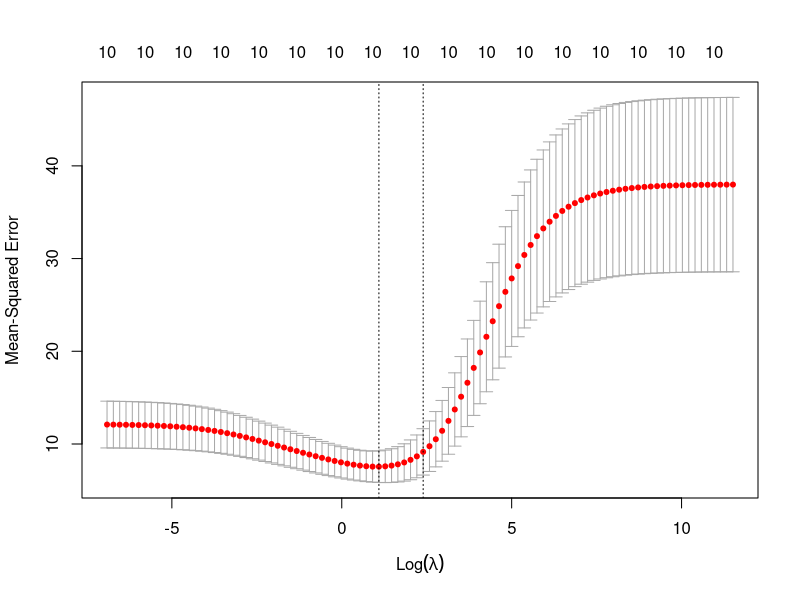
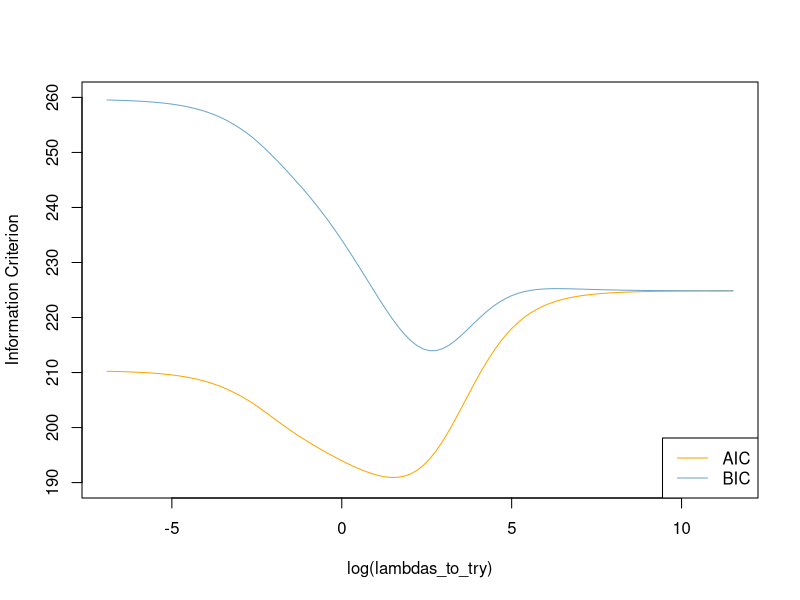
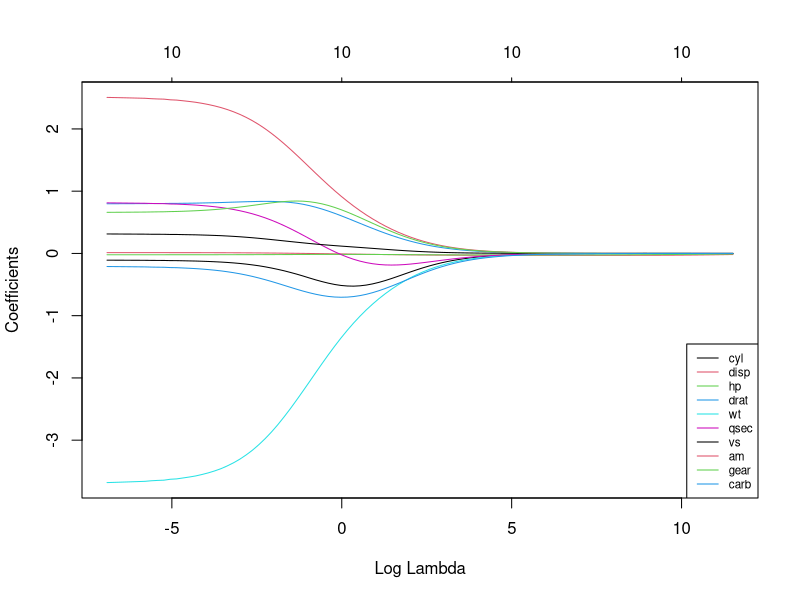
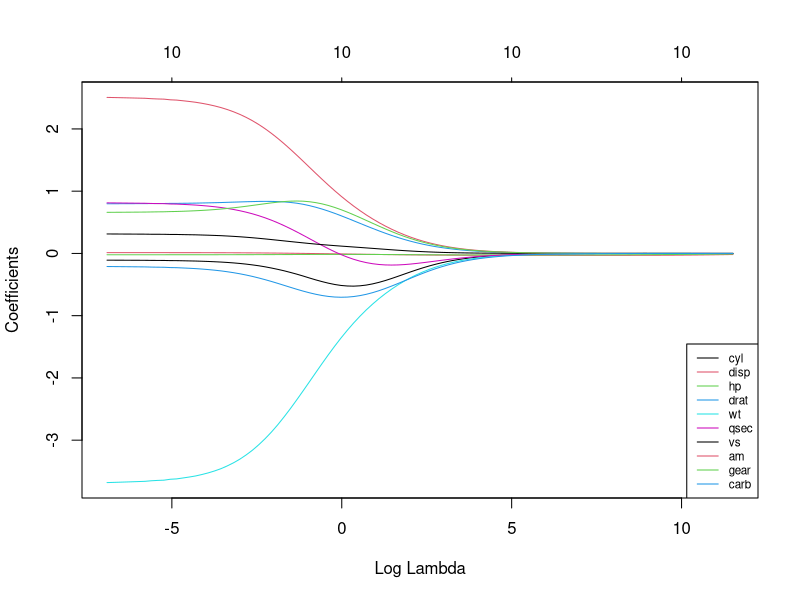
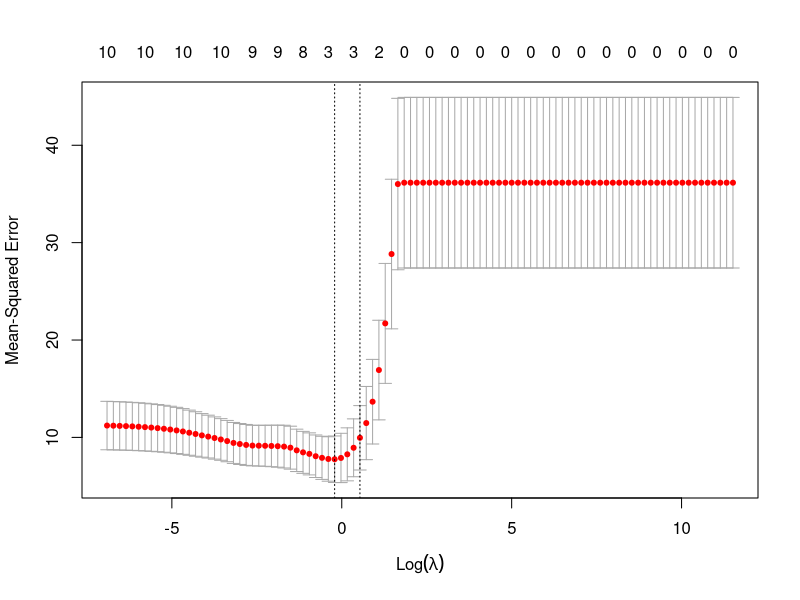
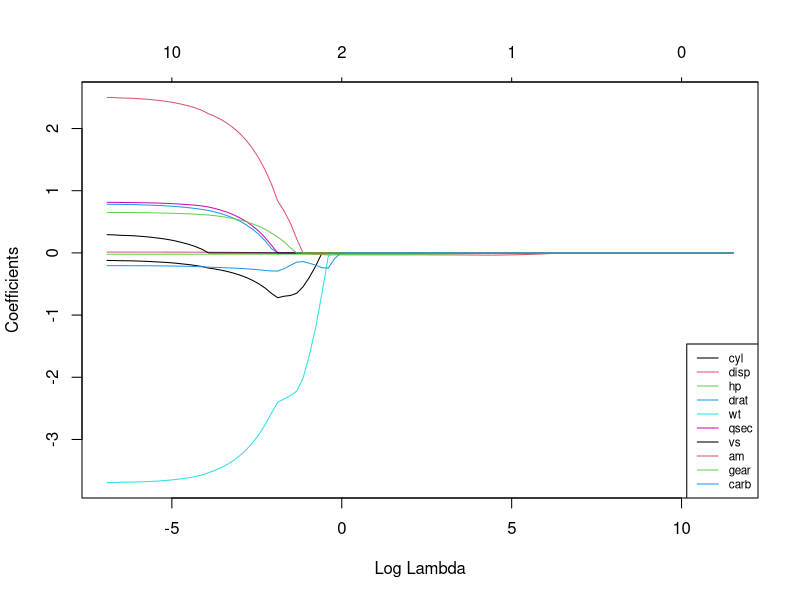

Here is the R script that generated these plots, in order: (Note: this script raises an error after producing the figures.)
##########################################################################################
# 
##########################################################################################
set.seed(123)
library(glmnet)
library(dplyr)
library(psych)
##########################################################################################
# RIDGE
##########################################################################################
# Center y,X will be standardized in the modelling function
y<-as.matrix(scale(mtcars$mpg,center=TRUE,scale=FALSE))
X<-as.matrix(mtcars[,!names(mtcars)%in%"mpg"])

# Perform 10-fold cross-validation to select lambda ---------------------------
lambdas_to_try<-10^seq(-3,5,length.out=100)
# Setting alpha=0 implements ridge regression
ridge_cv<-cv.glmnet(X,y,alpha=0,lambda=lambdas_to_try,standardize=TRUE,nfolds=10)
plot(ridge_cv)
lambda_cv<-ridge_cv$lambda.min
# Fit final model,get its sum of squared residuals and multiple R-squared
model_cv<-glmnet(X,y,alpha=0,lambda=lambda_cv,standardize=TRUE)
y_hat_cv<-predict(model_cv,X)
ssr_cv<-t(y-y_hat_cv) %*% (y-y_hat_cv)
rsq_ridge_cv<-cor(y,y_hat_cv)^2

# Use information criteria to select lambda -----------------------------------
X_scaled<-scale(X)
aic<-bic<-c()
for (lambda in seq(lambdas_to_try)) {
  model<-glmnet(X,y,alpha=0,lambda=lambdas_to_try[lambda],standardize=TRUE)
  betas<-as.vector((as.matrix(coef(model))[-1,]))
  resid<-y-(X_scaled %*% betas)
  # Compute hat-matrix and degrees of freedom
  ld<-lambdas_to_try[lambda]*diag(ncol(X_scaled))
  H<-X_scaled %*% solve(t(X_scaled) %*% X_scaled+ld) %*% t(X_scaled)
  df<-tr(H)
  aic[lambda]<-nrow(X_scaled)*log(t(resid) %*% resid)+2*df
  bic[lambda]<-nrow(X_scaled)*log(t(resid) %*% resid)+2*df*log(nrow(X_scaled))
}

# Plot information criteria against tried values of lambdas
plot(log(lambdas_to_try),aic,col="orange",type="l",ylim=c(190,260),ylab="Information Criterion")
lines(log(lambdas_to_try),bic,col="skyblue3")
legend("bottomright",lwd=1,col=c("orange","skyblue3"),legend=c("AIC","BIC"))
# Optimal lambdas according to both criteria
lambda_aic<-lambdas_to_try[which.min(aic)]
lambda_bic<-lambdas_to_try[which.min(bic)]
# Fit final models,get their sum of squared residuals and multiple R-squared
model_aic<-glmnet(X,y,alpha=0,lambda=lambda_aic,standardize=TRUE)
y_hat_aic<-predict(model_aic,X)
ssr_aic<-t(y-y_hat_aic) %*% (y-y_hat_aic)
rsq_ridge_aic<-cor(y,y_hat_aic)^2

model_bic<-glmnet(X,y,alpha=0,lambda=lambda_bic,standardize=TRUE)
y_hat_bic<-predict(model_bic,X)
ssr_bic<-t(y-y_hat_bic) %*% (y-y_hat_bic)
rsq_ridge_bic<-cor(y,y_hat_bic)^2

# See how increasing lambda shrinks the coefficients --------------------------
# Each line shows coefficients for one variables,for different lambdas. The higher the lambda,the more the coefficients are shrinked towards zero.
plot(glmnet(X,y,alpha=0,lambda=lambdas_to_try,standardize=FALSE),xvar="lambda")
legend("bottomright",lwd=1,col=1:6,legend=colnames(X),cex=.7)

# Optimal lambdas according to both criteria
lambda_aic<-lambdas_to_try[which.min(aic)]
lambda_bic<-lambdas_to_try[which.min(bic)]

# Fit final models,get their sum of squared residuals and multiple R-squared
model_aic<-glmnet(X,y,alpha=0,lambda=lambda_aic,standardize=TRUE)
y_hat_aic<-predict(model_aic,X)
ssr_aic<-t(y-y_hat_aic) %*% (y-y_hat_aic)
rsq_ridge_aic<-cor(y,y_hat_aic)^2

model_bic<-glmnet(X,y,alpha=0,lambda=lambda_bic,standardize=TRUE)
y_hat_bic<-predict(model_bic,X)
ssr_bic<-t(y-y_hat_bic) %*% (y-y_hat_bic)
rsq_ridge_bic<-cor(y,y_hat_bic)^2

# See how increasing lambda shrinks the coefficients --------------------------
# Each line shows coefficients for one variables,for different lambdas. The higher the lambda,the more the coefficients are shrinked towards zero.
plot(glmnet(X,y,alpha=0,lambda=lambdas_to_try,standardize=FALSE),xvar="lambda")
legend("bottomright",lwd=1,col=1:6,legend=colnames(X),cex=.7)
##########################################################################################
# HETEROSCEDASTIC RIDGE
##########################################################################################
# Calculate the weights from univariate regressions
weights<-sapply(seq(ncol(X)),function(predictor) {
  uni_model<-lm(y~X[,predictor])
  coeff_variance<-summary(uni_model)$coefficients[2,2]^2
})

# Heteroskedastic Ridge Regression loss function-to be minimized
hridge_loss<-function(betas) {
  sum((y-X %*% betas)^2)+lambda*sum(weights*betas^2)
}

# Heteroskedastic Ridge Regression function
hridge<-function(y,X,lambda,weights) {
  # Use regular ridge regression coefficient as initial values for optimization
  model_init<-glmnet(X,y,alpha=0,lambda=lambda,standardize=FALSE)
  betas_init<-as.vector(model_init$beta)
  # Solve optimization problem to get coefficients
  coef<-optim(betas_init,hridge_loss)$par
  # Compute fitted values and multiple R-squared
  fitted<-X %*% coef
  rsq<-cor(y,fitted)^2
  names(coef)<-colnames(X)
  output<-list("coef"=coef,"fitted"=fitted,"rsq"=rsq)
  return(output)
}

# Fit model to the data for lambda=0.001
hridge_model<-hridge(y,X,lambda=0.001,weights=weights)
rsq_hridge_0001<-hridge_model$rsq

# Cross-validation or AIC/BIC can be employed to select some better lambda! You can find some useful functions for this at https://github.com/MichalOleszak/momisc/blob/master/R/hridge.R
##########################################################################################
# LASSO
##########################################################################################
# Perform 10-fold cross-validation to select lambda ---------------------------
lambdas_to_try<-10^seq(-3,5,length.out=100)
# Setting alpha=1 implements lasso regression
lasso_cv<-cv.glmnet(X,y,alpha=1,lambda=lambdas_to_try,standardize=TRUE,nfolds=10)
# Plot cross-validation results
plot(lasso_cv)
# Best cross-validated lambda
lambda_cv<-lasso_cv$lambda.min
# Fit final model,get its sum of squared residuals and multiple R-squared
model_cv<-glmnet(X,y,alpha=1,lambda=lambda_cv,standardize=TRUE)
y_hat_cv<-predict(model_cv,X)
ssr_cv<-t(y-y_hat_cv) %*% (y-y_hat_cv)
rsq_lasso_cv<-cor(y,y_hat_cv)^2
# See how increasing lambda shrinks the coefficients --------------------------
# Each line shows coefficients for one variables,for different lambdas. The higher the lambda,the more the coefficients are shrinked towards zero.
res<-glmnet(X,y,alpha=1,lambda=lambdas_to_try,standardize=FALSE)
plot(res,xvar="lambda")
legend("bottomright",lwd=1,col=1:6,legend=colnames(X),cex=.7)
rsq<-cbind("R-squared"=c(rsq_ridge_cv,rsq_ridge_aic,rsq_ridge_bic,rsq_hridge_0001,rsq_lasso_cv))
rownames(rsq)<-c("ridge cross-validated","ridge AIC","ridge BIC","hridge 0.001","lasso cross_validated")
print(rsq)
##########################################################################################
# ELASTIC NET
##########################################################################################
library(caret)
# Set training control
train_control<-trainControl(method="repeatedcv",number=5,repeats=5,search="random",verboseIter=TRUE)

# Train the model
elastic_net_model<-train(mpg~.,data=cbind(y,X),method="glmnet",preProcess=c("center","scale"),tuneLength=25,trControl=train_control)

# Check multiple R-squared
y_hat_enet<-predict(elastic_net_model,X)
rsq_enet<-cor(y,y_hat_enet)^2





